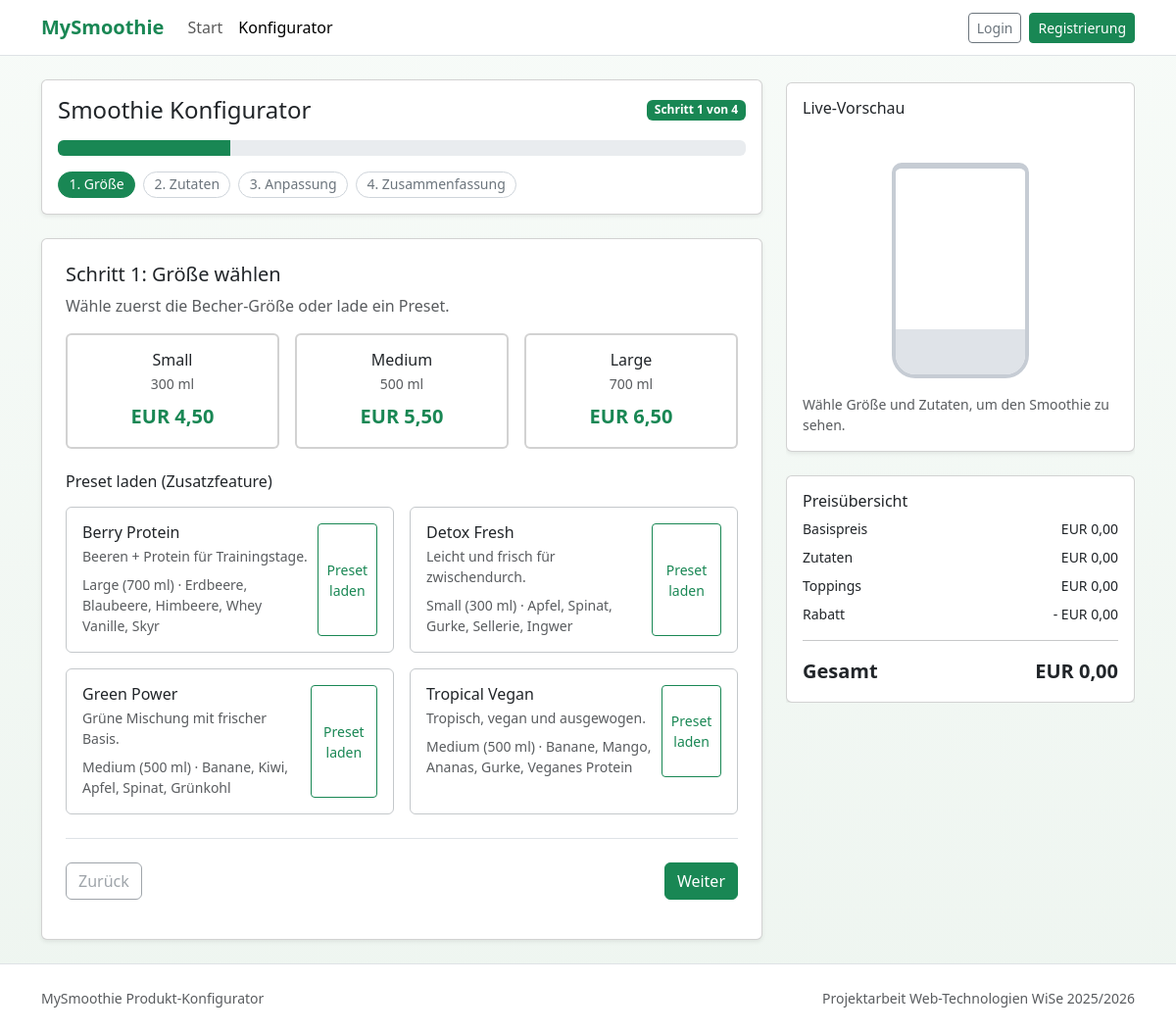
The page /frontend/public/configurator.php on the database its author committed.
### tables this page shows
CREATE TABLE sizes (
  id TINYINT UNSIGNED AUTO_INCREMENT PRIMARY KEY,
  name VARCHAR(50) NOT NULL UNIQUE,
  ml SMALLINT UNSIGNED NOT NULL,
  base_price DECIMAL(10,2) NOT NULL
);

CREATE TABLE presets (
  id INT UNSIGNED AUTO_INCREMENT PRIMARY KEY,
  name VARCHAR(120) NOT NULL UNIQUE,
  description VARCHAR(255) NOT NULL,
  size_id TINYINT UNSIGNED NOT NULL,
  sweetness ENUM('none', 'low', 'medium', 'high') NOT NULL DEFAULT 'medium',
  consistency ENUM('liquid', 'standard', 'creamy', 'extra_creamy') NOT NULL DEFAULT 'standard',
  temperature ENUM('chilled', 'extra_cold', 'frozen') NOT NULL DEFAULT 'chilled',
  sweetener_type ENUM('none', 'honey', 'agave') NOT NULL DEFAULT 'none',
  created_at TIMESTAMP NOT NULL DEFAULT CURRENT_TIMESTAMP,
  CONSTRAINT fk_presets_size FOREIGN KEY (size_id) REFERENCES sizes(id)
    ON UPDATE CASCADE ON DELETE RESTRICT
);

### backend/app/auth.php (called while the page is built, shortened)
<?php
function current_user(): ?array
{
    $sessionUserId = (int) ($_SESSION['user_id'] ?? 0);
    if ($sessionUserId <= 0) {
        return null;
    }
    $resolvedUser = repo_find_user_by_id($sessionUserId);
    $user = $resolvedUser;
    return $user;
}

### backend/database/connector.php (called while the page is built, shortened)
<?php
function db(): PDO
{
    static $pdo = null;
    if ($pdo instanceof PDO) {
        return $pdo;
    }
    $host = app_env('DB_HOST', 'db');
    $port = app_env('DB_PORT', '3306');
    $database = app_env('DB_NAME', app_env('MYSQL_DATABASE', 'meine_db'));
    $user = app_env('DB_USER', app_env('MYSQL_USER', 'benutzer'));
    $password = app_env('DB_PASSWORD', app_env('MYSQL_PASSWORD', 'benutzerpasswort'));
    $dsn = sprintf('mysql:host=%s;port=%s;dbname=%s;charset=utf8mb4', $host, $port, $database);
    try {
        $pdo = new PDO($dsn, $user, $password, [
            PDO::ATTR_ERRMODE => PDO::ERRMODE_EXCEPTION,
            PDO::ATTR_DEFAULT_FETCH_MODE => PDO::FETCH_ASSOC,
            PDO::ATTR_EMULATE_PREPARES => false,
        ]);
    } catch (PDOException $exception) {
        http_response_code(500);
        echo '<h1>Datenbankverbindung fehlgeschlagen</h1>';
        echo '<p>Bitte Docker-Dienste und Zugangsdaten prüfen.</p>';
        if (app_env('APP_DEBUG', '0') === '1') {
            echo '<pre>' . e($exception->getMessage()) . '</pre>';
        }
        exit;
    }
    return $pdo;
}

### backend/app/repositories.php (called while the page is built, shortened)
<?php
function repo_get_sizes(): array
{
    $statement = db()->query('SELECT id, name, ml, base_price FROM sizes ORDER BY ml');
    return $statement->fetchAll();
}
function repo_get_ingredients(): array
{
    $statement = db()->query(
        'SELECT id, name, category, price, image_url, is_vegan, is_lactose_free, is_high_protein, is_low_sugar FROM ingredients WHERE is_active = 1 ORDER BY category, name'
    );
    return $statement->fetchAll();
}
function repo_get_toppings(): array
{
    $statement = db()->query('SELECT id, name, price FROM toppings ORDER BY name');
    return $statement->fetchAll();
}
function repo_get_presets(): array
{
    $statement = db()->query(
        "SELECT
            p.id,
            p.name,
            p.description,
            p.size_id,
            p.sweetness,
            p.consistency,
            p.temperature,
            p.sweetener_type,
            s.name AS size_name,
            s.ml AS size_ml,
            s.base_price,
            GROUP_CONCAT(pi.ingredient_id ORDER BY pi.ingredient_id) AS ingredient_ids,
            GROUP_CONCAT(i.name ORDER BY pi.ingredient_id SEPARATOR ', ') AS ingredient_names
         FROM presets p
         INNER JOIN sizes s ON s.id = p.size_id
         LEFT JOIN preset_ingredients pi ON pi.preset_id = p.id
         LEFT JOIN ingredients i ON i.id = pi.ingredient_id
         GROUP BY p.id
         ORDER BY p.name"
    );
    $rows = $statement->fetchAll();
    $presets = [];
    foreach ($rows as $row) {
        $ingredientIds = [];
        if (!empty($row['ingredient_ids'])) {
            $ingredientIds = array_map('intval', explode(',', (string) $row['ingredient_ids']));
        }
        $presets[] = [
            'id' => (int) $row['id'],
            'name' => (string) $row['name'],
            'description' => (string) $row['description'],
            'size_id' => (int) $row['size_id'],
            'sweetness' => (string) $row['sweetness'],
            'consistency' => (string) $row['consistency'],
            'temperature' => (string) $row['temperature'],
            'sweetener_type' => (string) $row['sweetener_type'],
            'size_name' => (string) $row['size_name'],
            'size_ml' => (int) $row['size_ml'],
            'base_price' => (float) $row['base_price'],
            'ingredient_ids' => $ingredientIds,
            'ingredient_names' => (string) ($row['ingredient_names'] ?? ''),
        ];
    }
    return $presets;
}

### backend/app/services.php (called while the page is built, shortened)
<?php
function service_get_configurator_catalog(): array
{
    return [
        'sizes' => repo_get_sizes(),
        'ingredients' => repo_get_ingredients(),
        'toppings' => repo_get_toppings(),
        'presets' => repo_get_presets(),
    ];
}

### backend/app/bootstrap.php (called while the page is built, shortened)
<?php
function e(?string $value): string
{
    return htmlspecialchars((string) $value, ENT_QUOTES | ENT_SUBSTITUTE, 'UTF-8');
}
require_once __DIR__ . '/../database/connector.php';
require_once __DIR__ . '/repositories.php';
require_once __DIR__ . '/auth.php';
require_once __DIR__ . '/services.php';

### frontend/public/configurator.php (the view, shortened to what this page needs)
<?php
require_once __DIR__ . '/../../backend/app/bootstrap.php';
$catalog = service_get_configurator_catalog();
$sizes = $catalog['sizes'];
$presets = $catalog['presets'];
$activeNav = 'configurator';
include __DIR__ . '/../templates/layout/header.php';
?>
<div class="row g-4">
  <div class="col-lg-8">
    <div class="card shadow-sm mb-4">
      <div class="card-body">
        <div class="d-flex justify-content-between align-items-center mb-3">
          <h1 class="h4 mb-0">Smoothie Konfigurator</h1>
          <span class="badge text-bg-success" id="stepBadge">Schritt 1 von 4</span>
        </div>
        <div class="progress mb-3" role="progressbar" aria-label="Fortschritt">
          <div id="stepProgress" class="progress-bar bg-success" style="width: 25%;"></div>
        </div>
        <div class="d-flex flex-wrap gap-2 small" id="stepIndicators">
          <button type="button" class="step-pill active" data-step-indicator="1">1. Größe</button>
          <button type="button" class="step-pill" data-step-indicator="2">2. Zutaten</button>
          <button type="button" class="step-pill" data-step-indicator="3">3. Anpassung</button>
          <button type="button" class="step-pill" data-step-indicator="4">4. Zusammenfassung</button>
        </div>
      </div>
    </div>
    <div class="card shadow-sm">
      <div class="card-body p-4">
        <section class="config-step is-active" data-step="1">
          <h2 class="h5">Schritt 1: Größe wählen</h2>
          <p class="text-muted">Wähle zuerst die Becher-Größe oder lade ein Preset.</p>
          <div class="row g-3 mb-4">
            <?php foreach ($sizes as $size): ?>
              <div class="col-md-4">
                <label class="card h-100 size-card selectable-card" for="size-<?= (int) $size['id'] ?>">
                  <div class="card-body text-center">
                    <h3 class="h6 mb-1"><?= e((string) $size['name']) ?></h3>
                    <p class="text-muted small mb-2"><?= (int) $size['ml'] ?> ml</p>
                    <p class="fs-5 fw-bold text-success mb-0">EUR <?= number_format((float) $size['base_price'], 2, ',', '.') ?></p>
                  </div>
                </label>
              </div>
            <?php endforeach; ?>
          </div>
          <h3 class="h6 mb-3">Preset laden (Zusatzfeature)</h3>
          <div class="row g-3">
            <?php foreach ($presets as $preset): ?>
              <div class="col-md-6">
                <div class="card h-100 border-secondary-subtle">
                  <div class="card-body">
                    <div class="d-flex justify-content-between gap-2">
                      <div>
                        <h4 class="h6 mb-1"><?= e($preset['name']) ?></h4>
                        <p class="small text-muted mb-2"><?= e($preset['description']) ?></p>
                        <p class="small mb-0 text-muted">
                          <?= e($preset['size_name']) ?> (<?= (int) $preset['size_ml'] ?> ml) · <?= e($preset['ingredient_names']) ?>
                        </p>
                      </div>
                      <button
                        type="button"
                        class="btn btn-outline-success btn-sm js-load-preset"
                        data-preset-id="<?= (int) $preset['id'] ?>"
                      >Preset laden</button>
                    </div>
                  </div>
                </div>
              </div>
            <?php endforeach; ?>
          </div>
        </section>
        <div class="d-flex justify-content-between border-top pt-4 mt-4">
          <button type="button" id="prevStepBtn" class="btn btn-outline-secondary" disabled>Zurück</button>
          <button type="button" id="nextStepBtn" class="btn btn-success">Weiter</button>
        </div>
      </div>
    </div>
  </div>
  <div class="col-lg-4">
    <div class="sticky-top-config">
      <div class="card shadow-sm mb-4">
        <div class="card-body">
          <h2 class="h6 mb-3">Live-Vorschau</h2>
          <div class="smoothie-visualizer mx-auto" id="smoothieVisualizer">
            <div class="smoothie-glass">
              <div class="smoothie-liquid" id="smoothieLiquid"></div>
            </div>
          </div>
          <div class="small text-muted mt-3" id="visualizerInfo">Wähle Größe und Zutaten, um den Smoothie zu sehen.</div>
        </div>
      </div>
      <div class="card shadow-sm">
        <div class="card-body">
          <h2 class="h6">Preisübersicht</h2>
          <div class="d-flex justify-content-between small mb-2"><span>Basispreis</span><span id="priceBase">EUR 0,00</span></div>
          <div class="d-flex justify-content-between small mb-2"><span>Zutaten</span><span id="priceIngredients">EUR 0,00</span></div>
          <div class="d-flex justify-content-between small mb-2"><span>Toppings</span><span id="priceToppings">EUR 0,00</span></div>
          <div class="d-flex justify-content-between small mb-3"><span>Rabatt</span><span id="priceDiscount">- EUR 0,00</span></div>
          <hr>
          <div class="d-flex justify-content-between fw-bold fs-5"><span>Gesamt</span><span id="priceTotal">EUR 0,00</span></div>
        </div>
      </div>
    </div>
  </div>
</div>
<?php include __DIR__ . '/../templates/layout/footer.php'; ?>

### frontend/templates/layout/header.php (shortened to what this page needs)
<?php
$activeNav = $activeNav ?? '';
$user = current_user();
?>
<!doctype html>
<html lang="de">
  <head>
    <link rel="stylesheet" href="assets/vendor/bootstrap/bootstrap.min.css">
    <link rel="stylesheet" href="assets/css/app.css">
  </head>
  <body class="bg-body-tertiary">
    <nav class="navbar navbar-expand-lg bg-white border-bottom sticky-top">
      <div class="container">
        <a class="navbar-brand fw-bold text-success" href="index.php">MySmoothie</a>
        <div class="collapse navbar-collapse" id="mainNav">
          <ul class="navbar-nav me-auto mb-2 mb-lg-0">
            <li class="nav-item">
              <a class="nav-link<?= $activeNav === 'home' ? ' active' : '' ?>" href="index.php">Start</a>
            </li>
            <li class="nav-item">
              <a class="nav-link<?= $activeNav === 'configurator' ? ' active' : '' ?>" href="configurator.php">Konfigurator</a>
            </li>
          </ul>
          <div class="d-flex gap-2">
            <?php if ($user): ?>
              <span class="small text-muted d-none d-md-inline align-self-center me-2">
                Hallo, <?= e($user['first_name']) ?>
              </span>
              <a class="btn btn-outline-secondary btn-sm" href="logout.php">Abmelden</a>
            <?php else: ?>
              <a class="btn btn-outline-secondary btn-sm" href="login.php">Login</a>
              <a class="btn btn-success btn-sm" href="register.php">Registrierung</a>
            <?php endif; ?>
          </div>
        </div>
      </div>
    </nav>
    <main class="container py-4">

### frontend/templates/layout/footer.php (shortened to what this page needs)
    </main>
    <footer class="border-top py-4 bg-white">
      <div class="container d-flex flex-column flex-md-row justify-content-between gap-2 small text-muted">
        <span>MySmoothie Produkt-Konfigurator</span>
        <span>Projektarbeit Web-Technologien WiSe 2025/2026</span>
      </div>
    </footer>
  </body>
</html>

### frontend/public/assets/css/app.css (style rules this page uses)
:root { --smoothie-bg: #f5faf7; --smoothie-border: #d9e8de; }
body { background: linear-gradient(180deg, #f7fbf8 0%, #eef5f0 100%); min-height: 100vh; }
.step-pill { border: 1px solid #ced4da; border-radius: 999px; padding: 0.25rem 0.65rem; color: #6c757d; background: #fff; font: inherit; line-height: 1.2; cursor: pointer; transition: border-color 0.2s ease, color 0.2s ease, background-color 0.2s ease; }
.step-pill.active { border-color: #198754; background: #198754; color: #fff; }
.config-step { display: none; }
.config-step.is-active { display: block; }
.selectable-card { border-width: 2px; transition: border-color 0.2s ease, box-shadow 0.2s ease; }
.sticky-top-config { position: sticky; top: 84px; max-height: calc(100vh - 96px); overflow-y: auto; }
.smoothie-visualizer { width: 170px; height: 250px; display: flex; align-items: flex-end; justify-content: center; }
.smoothie-glass { width: 140px; height: 220px; border: 4px solid #c6ccd4; border-top-width: 6px; border-radius: 10px 10px 24px 24px; position: relative; overflow: hidden; background: rgba(255, 255, 255, 0.5); }
.smoothie-liquid { position: absolute; left: 0; right: 0; bottom: 0; height: 25%; background: #d9dee4; transition: height 0.3s ease, background-color 0.3s ease, opacity 0.3s ease; }

### rows shown on the page
sizes: name "Small", ml "300", base_price "4,50"
sizes: name "Medium", ml "500", base_price "5,50"
sizes: name "Large", ml "700", base_price "6,50"
presets: name "Berry Protein", description "Beeren + Protein für Trainingstage.", size.name "Large", size.ml "700", ingredient_names "Erdbeere, Blaubeere, Himbeere, Whey Vanille, Skyr"
presets: name "Detox Fresh", description "Leicht und frisch für zwischendurch.", size.name "Small", size.ml "300", ingredient_names "Apfel, Spinat, Gurke, Sellerie, Ingwer"
presets: name "Green Power", description "Grüne Mischung mit frischer Basis.", size.name "Medium", size.ml "500", ingredient_names "Banane, Kiwi, Apfel, Spinat, Grünkohl"
presets: name "Tropical Vegan", description "Tropisch, vegan und ausgewogen.", size.name "Medium", size.ml "500", ingredient_names "Banane, Mango, Ananas, Gurke, Veganes Protein"
